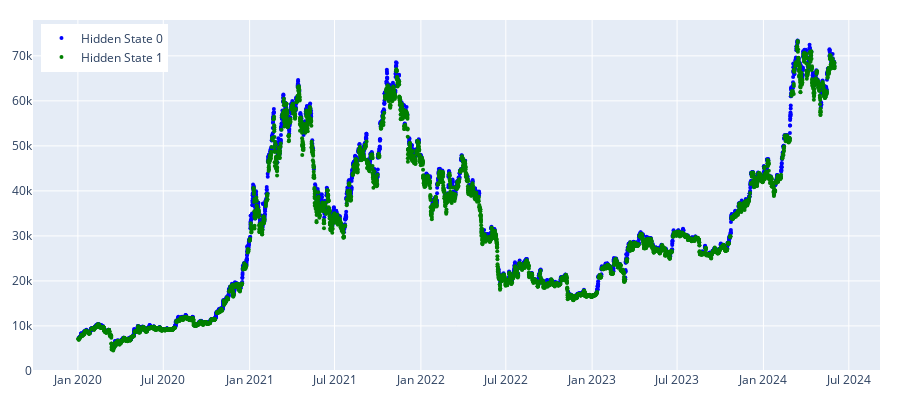

Notebook code cell kept with this figure:
### Markdown cell above
### K-means

### Code cell
params = {'n_clusters': 2, 'random_state': 100}
kmeans_model = regime_detection.get_regimes_kmeans(prices_array, params)
kmeans_states = kmeans_model.labels_ 
plot_hidden_states(np.array(kmeans_states), prices[['btc_close']])
plot_hidden_states2(np.array(kmeans_states), prices[['btc_close']])

### Figure 1 — Plotly figure (JSON) as saved in the notebook; plotly's stock layout.template omitted (floating-point values rounded to 4 significant figures; data arrays with more than 128 entries replaced by an {"elided": "..."} marker saying what was removed)
{"data": [{"marker": {"color": "blue", "size": 4}, "mode": "markers", "name": "Hidden State 0", "type": "scatter", "x": {"elided": "3480 str values"}, "y": {"elided": "3480 float values"}}, {"marker": {"color": "green", "size": 4}, "mode": "markers", "name": "Hidden State 1", "type": "scatter", "x": {"elided": "6192 str values"}, "y": {"elided": "6192 float values"}}], "layout": {"height": 400, "legend": {"x": 0.01, "xanchor": "left", "y": 0.99, "yanchor": "top"}, "margin": {"b": 20, "l": 20, "r": 20, "t": 20}, "width": 900}}
